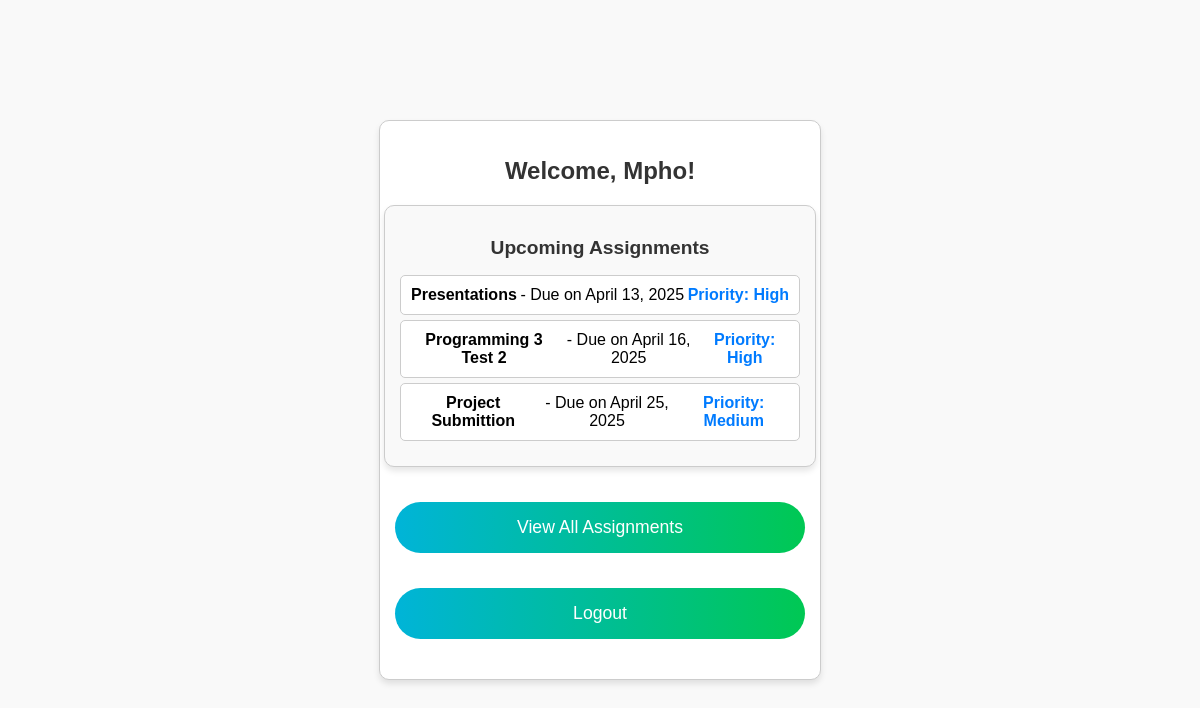
Screenshot of /home/ (signed in) with the database file from the repository.
### core/models.py (models this page shows, shortened)
class Assignment(models.Model):
    title = models.CharField(max_length=200)
    description = models.TextField(blank=True, null=True)
    due_date = models.DateField()
    priority = models.CharField(
        max_length=10,
        choices=[('High', 'High'), ('Medium', 'Medium'), ('Low', 'Low')],
        default='Medium'
    )
    user = models.ForeignKey(User, on_delete=models.CASCADE)

### core/views.py (the view)
# urls.py: 2. Add a URL to urlpatterns:  path('', views.home, name='home')
@login_required
def home(request):
    assignments = Assignment.objects.filter(user=request.user)[:5]
    return render(request, 'home.html', {'assignments': assignments})

### core/templates/home.html (shortened to what this page needs)
{% load static %}
<!DOCTYPE html>
<html lang="en">
<head>
    <link rel="stylesheet" href="{% static 'css/styles.css' %}">
</head>
<body>
    <div class="container">
        <h1 class="form-title">Welcome, {{ user.username }}!</h1>
        <div class="form-container">
            <div class="assignments-container">
                <h2 class="assignments-header">Upcoming Assignments</h2>
                {% if assignments %}
                    <ul class="assignments-list">
                        {% for assignment in assignments %}
                            <li>
                                <strong>{{ assignment.title }}</strong> - Due on {{ assignment.due_date }}
                                <span class="priority">Priority: {{ assignment.priority }}</span>
                            </li>
                        {% endfor %}
                    </ul>
                {% else %}
                    <p class="no-assignments">No upcoming assignments. Add one below!</p>
                {% endif %}
            </div>
            <a href="/assignments/" class="btn-submit view-all-button">View All Assignments</a>
            <a href="/logout/" class="btn-submit logout-button">Logout</a>
        </div>
    </div>
</body>
</html>

### core/static/css/styles.css (style rules this page uses)
body { font-family: Arial, sans-serif; margin: 0; padding: 0; background-color: #f9f9f9; display: flex; justify-content: center; align-items: center; min-height: 100vh; }
.container { text-align: center; max-width: 400px; width: 100%; padding: 20px; border: 1px solid #ccc; border-radius: 10px; background: #fff; box-shadow: 0 4px 6px rgba(0, 0, 0, 0.1); }
.form-container { display: flex; flex-direction: column; align-items: center; gap: 15px; }
.form-title { font-size: 1.5rem; color: #333; margin-bottom: 20px; }
.btn-submit { display: inline-block; width: 95%; padding: 15px; background: linear-gradient(to right, #00b4d8, #00c853); color: white; border: none; border-radius: 50px; cursor: pointer; text-decoration: none; font-size: 1.1rem; transition: background 0.3s ease; margin-bottom: 20px; align-self: center; text-align: center; }
.assignments-container { width: 100%; margin-bottom: 20px; padding: 15px; border: 1px solid #ccc; border-radius: 10px; background: #f9f9f9; box-shadow: 0 4px 6px rgba(0, 0, 0, 0.1); }
.assignments-header { font-size: 1.2rem; color: #333; margin-bottom: 10px; }
.assignments-list { list-style-type: none; padding: 0; margin-bottom: 10px; }
.assignments-list li { background: #fff; padding: 10px; margin-bottom: 5px; border: 1px solid #ccc; border-radius: 5px; display: flex; justify-content: space-between; align-items: center; }
.priority { color: #007BFF; font-weight: bold; }

### rows the page displays
Assignment: title "Presentations", due_date "April 13, 2025", priority "High"
Assignment: title "Programming 3 Test 2", due_date "April 16, 2025", priority "High"
Assignment: title "Project Submittion", due_date "April 25, 2025", priority "Medium"

### other values shown
{{ user.username }} "Mpho"
